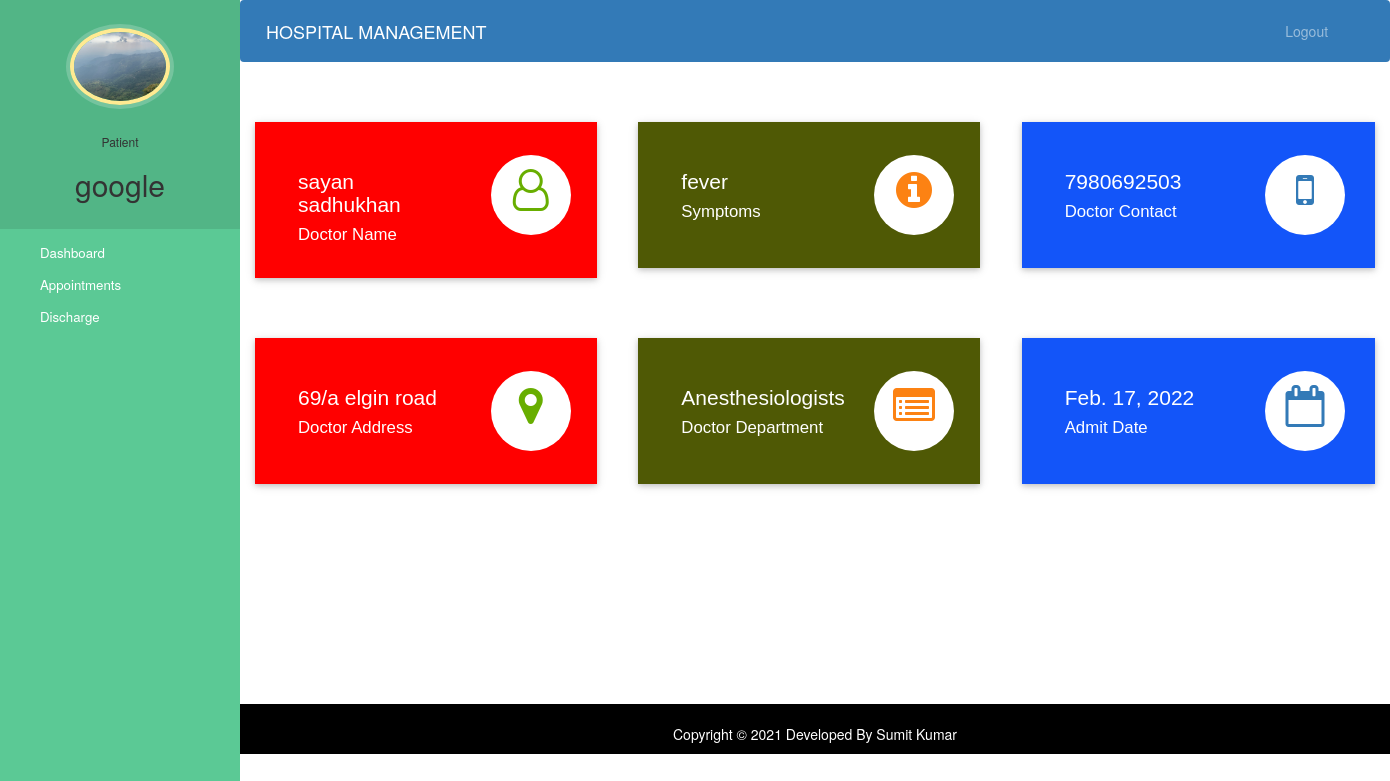
The page /patient-dashboard (signed in) on the database its author committed.
### hospital/models.py (models this page shows, shortened)
class Patient(models.Model):
    user=models.OneToOneField(User,on_delete=models.CASCADE)
    profile_pic= models.ImageField(upload_to='profile_pic/PatientProfilePic/',null=True,blank=True)
    address = models.CharField(max_length=40)
    mobile = models.CharField(max_length=20,null=False)
    symptoms = models.CharField(max_length=100,null=False)
    assignedDoctorId = models.PositiveIntegerField(null=True)
    admitDate=models.DateField(auto_now=True)
    status=models.BooleanField(default=False)

class Doctor(models.Model):
    user=models.OneToOneField(User,on_delete=models.CASCADE)
    profile_pic= models.ImageField(upload_to='profile_pic/DoctorProfilePic/',null=True,blank=True)
    address = models.CharField(max_length=40)
    mobile = models.CharField(max_length=20,null=True)
    department= models.CharField(max_length=50,choices=departments,default='Cardiologist')
    status=models.BooleanField(default=False)
    @property
    def get_name(self):
        return self.user.first_name+" "+self.user.last_name

### hospital/views.py (the view)
# urls.py: path('patient-dashboard', views.patient_dashboard_view,name='patient-dashboard'),
@login_required(login_url='patientlogin')
@user_passes_test(is_patient)
def patient_dashboard_view(request):
    patient=models.Patient.objects.get(user_id=request.user.id)
    doctor=models.Doctor.objects.get(user_id=patient.assignedDoctorId)
    mydict={
    'patient':patient,
    'doctorName':doctor.get_name,
    'doctorMobile':doctor.mobile,
    'doctorAddress':doctor.address,
    'symptoms':patient.symptoms,
    'doctorDepartment':doctor.department,
    'admitDate':patient.admitDate,
    }
    return render(request,'hospital/patient_dashboard.html',context=mydict)

### hospital/views.py (called while the page is built)
def is_patient(user):
    return user.groups.filter(name='PATIENT').exists()

### templates/hospital/patient_dashboard.html
{% extends 'hospital/patient_base.html' %}
{% load static %}
{% block content %}
{%include 'hospital/patient_dashboard_cards.html'%}
<br><br><br><br>
{% endblock content %}

### templates/hospital/patient_base.html (shortened to what this page needs)
<!DOCTYPE html>
{% load static %}
<html lang="en">
<head>
  <link rel="stylesheet" href="https://stackpath.bootstrapcdn.com/bootstrap/4.3.1/css/bootstrap.min.css">
  <link rel="stylesheet" href="https://maxcdn.bootstrapcdn.com/font-awesome/4.7.0/css/font-awesome.min.css">
</head>
<body>
  <nav class="menu" tabindex="0">
    <header class="avatar">
      <img src="{% static patient.profile_pic.url %}" alt="Profile Pic" />
      <br><br>
      <h6>Patient</h6>
      <h2>{{request.user.first_name}}</h2>
    </header>
    <ul>
      <li tabindex="0" class="icon-dashboard"> <a style="color:white; text-decoration:none;" href="/patient-dashboard"><span>Dashboard</span></a> </li>
      <li tabindex="0" class="icon-calendar"> <a style="color:white; text-decoration:none;" href="/patient-appointment"><span>Appointments</span></a></li>
      <li tabindex="0" class="icon-users"> <a style="color:white; text-decoration:none;" href="/patient-discharge"><span>Discharge</span></a></li>
    </ul>
  </nav>
  <main>
    <div class="bs-example">
      <nav class="navbar navbar-expand-md  navbar-dark fixed-top" style="background:#337AB7;">
        <a href="/patient-dashboard" class="navbar-brand">HOSPITAL MANAGEMENT</a>
        <div class="collapse navbar-collapse justify-content-between" id="navbarCollapse">
          <div class="navbar-nav" style=" margin-left: 90%;">
            <a href="/logout" class="nav-item nav-link">Logout</a>
          </div>
        </div>
      </nav>
    </div>
    <br><br>
    {% block content %}
    {% endblock content %}
    <br><br><br><br><br><br><br>
    <footer>
      <br>
      <div class="container">
        <div class="row">
          <div class="col-md-12 col-sm-12">
            <div style="color:#ffffff;" class="wow fadeInUp footer-copyright">
              <p>
                Copyright &copy; 2021 Developed By Sumit Kumar </p>
            </div>
          </div>
        </div>
      </div>
    </footer>
  </main>
</body>
</html>

### templates/hospital/patient_dashboard_cards.html (shortened to what this page needs)
<!DOCTYPE html>
<html lang="en" dir="ltr">
<head>
  <link rel="stylesheet" href="https://maxcdn.bootstrapcdn.com/bootstrap/3.4.1/css/bootstrap.min.css">
  <link rel="stylesheet" href="https://cdnjs.cloudflare.com/ajax/libs/font-awesome/4.7.0/css/font-awesome.min.css">
</head>
<body>
  <div class="market-updates">
    <div class="col-md-4 market-update-gd">
      <div class="market-update-block clr-block-1">
        <div class="col-md-8 market-update-left">
          <h3>{{doctorName}}</h3>
          <h4>Doctor Name</h4>
        </div>
        <div class="col-md-4 market-update-right">
          <i class="fa fa-user-o"> </i>
        </div>
        <div class="clearfix"> </div>
      </div>
    </div>
    <div class="col-md-4 market-update-gd">
      <div class="market-update-block clr-block-2">
        <div class="col-md-8 market-update-left">
          <h3>{{symptoms}}</h3>
          <h4>Symptoms</h4>
        </div>
        <div class="col-md-4 market-update-right">
          <i class="fa fa-info-circle"></i>
        </div>
        <div class="clearfix"> </div>
      </div>
    </div>
    <div class="col-md-4 market-update-gd">
      <div class="market-update-block clr-block-3">
        <div class="col-md-8 market-update-left">
          <h3>{{doctorMobile}}</h3>
          <h4>Doctor Contact</h4>
        </div>
        <div class="col-md-4 market-update-right">
          <i class="fa fa-mobile" aria-hidden="true"></i>
        </div>
        <div class="clearfix"> </div>
      </div>
    </div>
  </div>
  <br><br><br>
  <div class="market-updates">
    <div class="col-md-4 market-update-gd">
      <div class="market-update-block clr-block-1">
        <div class="col-md-8 market-update-left">
          <h3>{{doctorAddress}}</h3>
          <h4>Doctor Address</h4>
        </div>
        <div class="col-md-4 market-update-right">
          <i class="fa fa-map-marker"> </i>
        </div>
        <div class="clearfix"> </div>
      </div>
    </div>
    <div class="col-md-4 market-update-gd">
      <div class="market-update-block clr-block-2">
        <div class="col-md-8 market-update-left">
          <h3>{{doctorDepartment}}</h3>
          <h4>Doctor Department</h4>
        </div>
        <div class="col-md-4 market-update-right">
          <i class="fa fa-list-alt"></i>
        </div>
        <div class="clearfix"> </div>
      </div>
    </div>
    <div class="col-md-4 market-update-gd">
      <div class="market-update-block clr-block-3">
        <div class="col-md-8 market-update-left">
          <h3>{{admitDate}}</h3>
          <h4>Admit Date</h4>
        </div>
        <div class="col-md-4 market-update-right">
          <i class="fa fa-calendar-o" aria-hidden="true"></i>
        </div>
        <div class="clearfix"> </div>
      </div>
    </div>
  </div>
</body>
</html>

### templates/hospital/patient_base.html (style rules this page uses)
a:link { text-decoration: none; }
a { color: white; }
footer { padding: 0px 0px 0px 0px; background-color: black; margin: 0px; }
.fa { font-size: 23px; width: 60px; text-align: center; text-decoration: none; margin: 5px 2px; border-radius: 50%; }
p { text-align: center; }
body { padding-left: 240px; }
main { position: relative; height: 100vh; }
.menu { background: #5bc995; height: 100vh; width: 240px; position: fixed; top: 0px; left: 0; z-index: 5; outline: none; }
.menu .avatar { background: rgba(0, 0, 0, 0.1); padding: 2em 0.5em; text-align: center; }
.menu .avatar img { width: 100px; border-radius: 50%; overflow: hidden; border: 4px solid #ffea92; box-shadow: 0 0 0 4px rgba(255, 255, 255, 0.2); }
.menu .avatar h2 { font-weight: normal; margin-bottom: 0; }
.menu ul { list-style: none; padding: 0.5em 0; margin: 0; }
.menu ul li { padding: 0.5em 1em 0.5em 3em; font-size: 0.95em; font-weight: regular; background-repeat: no-repeat; background-position: left 15px center; background-size: auto 20px; transition: all 0.15s linear; cursor: pointer; }
.menu ul li.icon-dashboard { background-image: url("http://www.entypo.com/images//gauge.svg"); }
.menu ul li.icon-users { background-image: url("http://www.entypo.com/images//users.svg"); }
.menu ul li.icon-calendar { background-image: url("http://www.entypo.com/images//calendar.svg"); }

### templates/hospital/patient_dashboard_cards.html (style rules this page uses)
.market-update-block { padding: 2em 2em; background: #999; }
.market-update-block h3 { color: #fff; font-size: 1.5em; font-family: 'Carrois Gothic', sans-serif; }
.market-update-block h4 { font-size: 1.2em; color: #fff; margin: 0.3em 0em; font-family: 'Carrois Gothic', sans-serif; }
.market-update-block.clr-block-1 { background: #ff0000; margin-right: 0.8em; box-shadow: 0 2px 5px 0 rgba(0, 0, 0, 0.16), 0 2px 10px 0 rgba(0, 0, 0, 0.12); transition: 0.5s all; -webkit-transition: 0.5s all; -moz-transition: 0.5s all; -o-transition: 0.5s all; }
.market-update-block.clr-block-2 { background: #4f5905; margin-right: 0.8em; box-shadow: 0 2px 5px 0 rgba(0, 0, 0, 0.16), 0 2px 10px 0 rgba(0, 0, 0, 0.12); transition: 0.5s all; -webkit-transition: 0.5s all; -moz-transition: 0.5s all; -o-transition: 0.5s all; }
.market-update-block.clr-block-3 { background: #1355f9; box-shadow: 0 2px 5px 0 rgba(0, 0, 0, 0.16), 0 2px 10px 0 rgba(0, 0, 0, 0.12); transition: 0.5s all; -webkit-transition: 0.5s all; -moz-transition: 0.5s all; -o-transition: 0.5s all; }
.market-update-right i.fa.fa-user-o, i.fa.fa-map-marker { font-size: 3em; color: #68AE00; width: 80px; height: 80px; background: #fff; text-align: center; border-radius: 49px; -webkit-border-radius: 49px; -moz-border-radius: 49px; -o-border-radius: 49px; line-height: 1.7em; }
.market-update-right i.fa.fa-info-circle, i.fa.fa-list-alt { font-size: 3em; color: #FC8213; width: 80px; height: 80px; background: #fff; text-align: center; border-radius: 49px; -webkit-border-radius: 49px; -moz-border-radius: 49px; -o-border-radius: 49px; line-height: 1.7em; }
.market-update-right i.fa.fa-mobile, i.fa.fa-calendar-o { font-size: 3em; color: #337AB7; width: 80px; height: 80px; background: #fff; text-align: center; border-radius: 49px; -webkit-border-radius: 49px; -moz-border-radius: 49px; -o-border-radius: 49px; line-height: 1.7em; }
.market-update-left { padding: 0px; }

### rows shown on the page
Patient: profile_pic (picture), symptoms "fever", admitDate "Feb. 17, 2022"
Doctor: mobile "7980692503", address "69/a elgin road", department "Anesthesiologists"

### other values the page prints
{{ request.user.first_name }} "google"
{{ doctorName }} "sayan sadhukhan"
